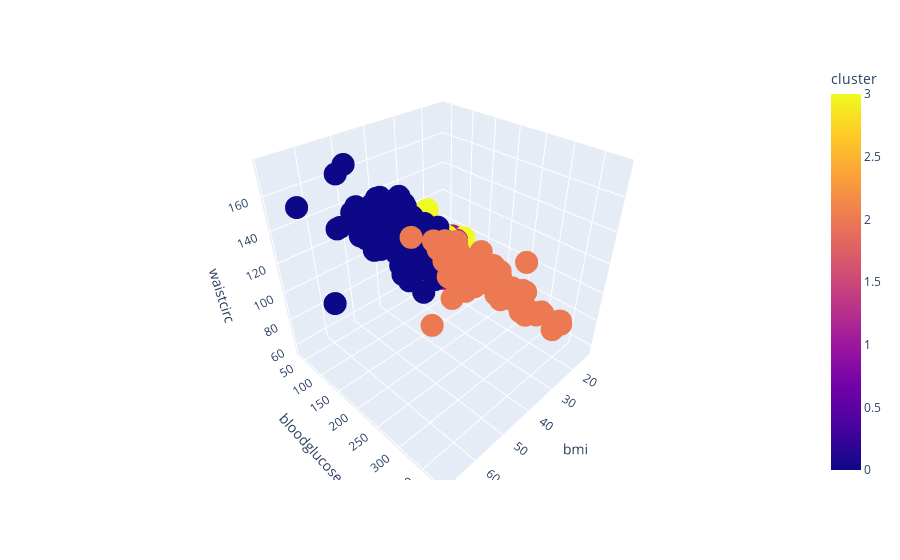

Notebook source saved alongside this figure:
### Markdown cell above
### 3D plotting

### Code cell
import plotly.express as px
px.scatter_3d(ms2, x='bmi',
              y='bloodglucose',
              z='waistcirc',
              color='cluster')

### Figure 1 — Plotly figure (JSON) as saved in the notebook; plotly's stock layout.template omitted (floating-point values rounded to 4 significant figures; data arrays with more than 128 entries replaced by an {"elided": "..."} marker saying what was removed)
{"data": [{"hovertemplate": "bmi=%{x}<br>bloodglucose=%{y}<br>waistcirc=%{z}<br>cluster=%{marker.color}<extra></extra>", "legendgroup": "", "marker": {"color": {"elided": "2340 int values"}, "coloraxis": "coloraxis", "symbol": "circle"}, "mode": "markers", "name": "", "scene": "scene", "showlegend": false, "type": "scatter3d", "x": {"elided": "2340 float values"}, "y": {"elided": "2340 int values"}, "z": {"elided": "2340 float values"}}], "layout": {"coloraxis": {"colorbar": {"title": {"text": "cluster"}}, "colorscale": [[0, "#0d0887"], [0.1111, "#46039f"], [0.2222, "#7201a8"], [0.3333, "#9c179e"], [0.4444, "#bd3786"], [0.5556, "#d8576b"], [0.6667, "#ed7953"], [0.7778, "#fb9f3a"], [0.8889, "#fdca26"], [1, "#f0f921"]]}, "legend": {"tracegroupgap": 0}, "margin": {"t": 60}, "scene": {"domain": {"x": [0, 1], "y": [0, 1]}, "xaxis": {"title": {"text": "bmi"}}, "yaxis": {"title": {"text": "bloodglucose"}}, "zaxis": {"title": {"text": "waistcirc"}}}}}
